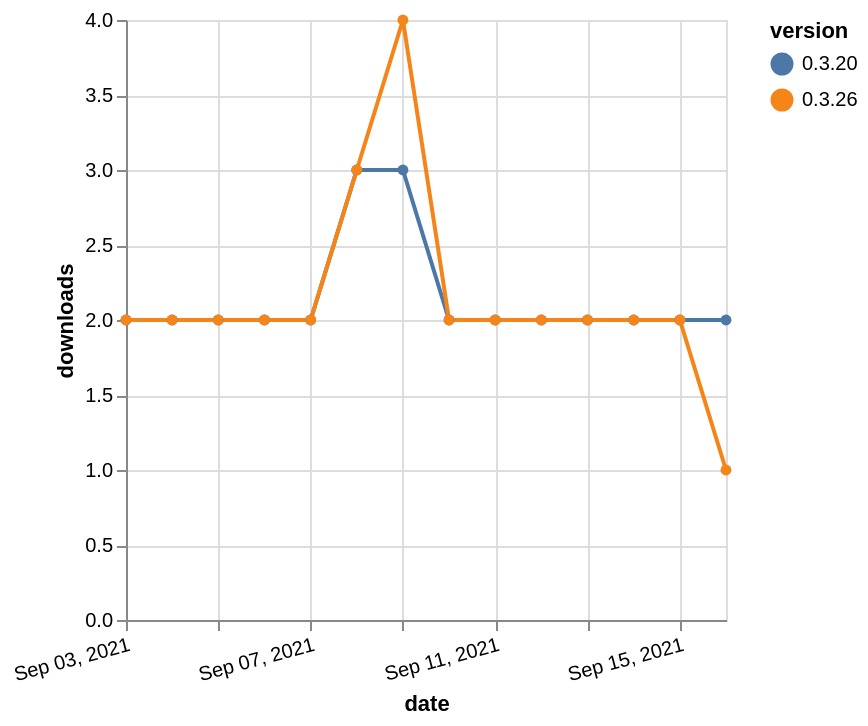

The specification (Vega-Lite) saved for this image:
### Vega-Lite specification from a JSON file in a GitHub repository (floating-point values rounded to 4 significant figures)
{"$schema": "https://vega.github.io/schema/vega-lite/v5.json", "description": "A simple bar chart with embedded data.", "data": {"values": [{"date": "2021-09-03", "total": 2888, "delta": 2, "version": "0.3.20"}, {"date": "2021-09-04", "total": 2890, "delta": 2, "version": "0.3.20"}, {"date": "2021-09-05", "total": 2892, "delta": 2, "version": "0.3.20"}, {"date": "2021-09-06", "total": 2894, "delta": 2, "version": "0.3.20"}, {"date": "2021-09-07", "total": 2896, "delta": 2, "version": "0.3.20"}, {"date": "2021-09-08", "total": 2899, "delta": 3, "version": "0.3.20"}, {"date": "2021-09-09", "total": 2902, "delta": 3, "version": "0.3.20"}, {"date": "2021-09-10", "total": 2904, "delta": 2, "version": "0.3.20"}, {"date": "2021-09-11", "total": 2906, "delta": 2, "version": "0.3.20"}, {"date": "2021-09-12", "total": 2908, "delta": 2, "version": "0.3.20"}, {"date": "2021-09-13", "total": 2910, "delta": 2, "version": "0.3.20"}, {"date": "2021-09-14", "total": 2912, "delta": 2, "version": "0.3.20"}, {"date": "2021-09-15", "total": 2914, "delta": 2, "version": "0.3.20"}, {"date": "2021-09-16", "total": 2916, "delta": 2, "version": "0.3.20"}, {"date": "2021-09-03", "total": 3010, "delta": 2, "version": "0.3.26"}, {"date": "2021-09-04", "total": 3012, "delta": 2, "version": "0.3.26"}, {"date": "2021-09-05", "total": 3014, "delta": 2, "version": "0.3.26"}, {"date": "2021-09-06", "total": 3016, "delta": 2, "version": "0.3.26"}, {"date": "2021-09-07", "total": 3018, "delta": 2, "version": "0.3.26"}, {"date": "2021-09-08", "total": 3021, "delta": 3, "version": "0.3.26"}, {"date": "2021-09-09", "total": 3025, "delta": 4, "version": "0.3.26"}, {"date": "2021-09-10", "total": 3027, "delta": 2, "version": "0.3.26"}, {"date": "2021-09-11", "total": 3029, "delta": 2, "version": "0.3.26"}, {"date": "2021-09-12", "total": 3031, "delta": 2, "version": "0.3.26"}, {"date": "2021-09-13", "total": 3033, "delta": 2, "version": "0.3.26"}, {"date": "2021-09-14", "total": 3035, "delta": 2, "version": "0.3.26"}, {"date": "2021-09-15", "total": 3037, "delta": 2, "version": "0.3.26"}, {"date": "2021-09-16", "total": 3038, "delta": 1, "version": "0.3.26"}]}, "width": "container", "mark": {"type": "line", "point": {"filled": true}}, "encoding": {"x": {"field": "date", "type": "temporal", "timeUnit": "yearmonthdate", "title": "date", "axis": {"labelAngle": -15}}, "y": {"field": "delta", "type": "quantitative", "title": "downloads"}, "color": {"field": "version", "type": "nominal"}, "tooltip": {"field": "delta"}}}
